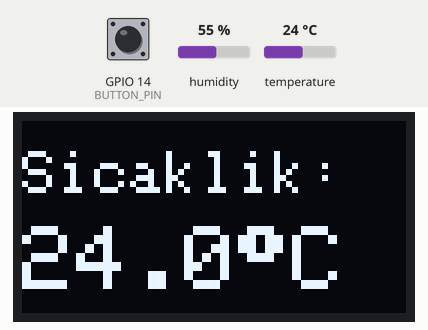
Simulated run of this sketch. Board: ESP32. Shown: 128×64 one-colour display. The test bench sets the inputs (shaded band); at power-on: GPIO 14 (BUTTON_PIN) HIGH, humidity 55 %, temperature 24 °C. WiFi joins after 1.5 s; servers stay silent unless stated; what the sketch prints to the serial monitor is not drawn.

Above: at 5.3 s.
5.4 s: GPIO 14 (BUTTON_PIN) pulled LOW for 0.15 s
At 6.0 s:
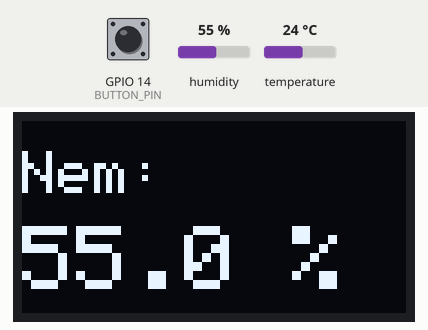
7.0 s: humidity set to 22 %
At 8.5 s:
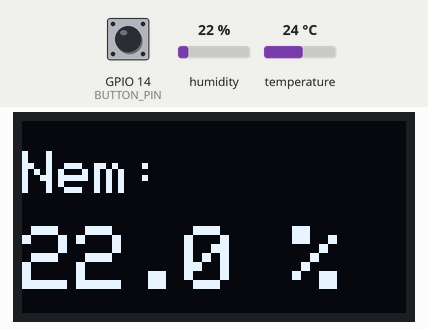
8.8 s: GPIO 14 (BUTTON_PIN) pulled LOW for 1 s
At 10.1 s:
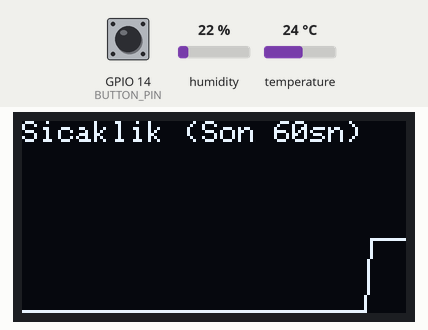
12.8 s: GPIO 14 (BUTTON_PIN) pulled LOW for 0.15 s
At 14.2 s:
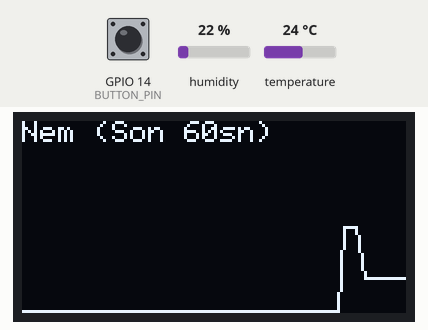
16.9 s: GPIO 14 (BUTTON_PIN) pulled LOW for 3.2 s
At 17.3 s:
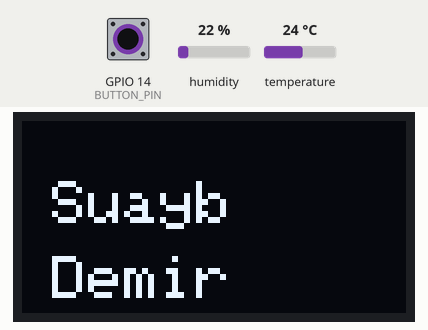
21.6 s: GPIO 14 (BUTTON_PIN) pulled LOW for 0.15 s
At 22.1 s:
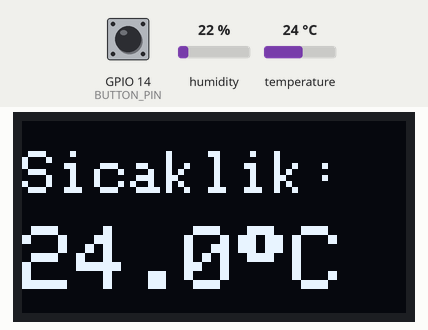
Timing chart, 0 to 24.2 s (numbered marks = the images above; inputs shaded):
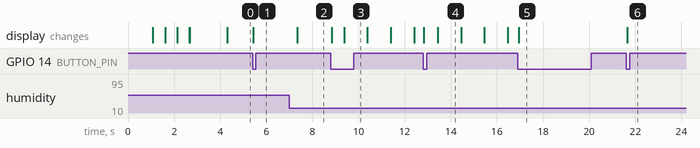

Measured:
- after the input at 5.4 s, the display: changes at once (image 1)
- after the input at 7.0 s, the display: changes after 0.34 s (image 2)
- after the input at 8.8 s, the display: first changes after 0.05 s (image 3 shows a later state)
- after the input at 12.8 s, the display: first changes at once (image 4 shows a later state)
- after the input at 16.9 s, the display: changes at once (image 5)
- after the input at 21.6 s, the display: changes at once (image 6)
- what the display in image 4 shows lasts 1.0 s, from 13.4 s to 14.4 s

The sketch:

sketch_apr12a.ino
```cpp
#include <Wire.h>
#include <Adafruit_GFX.h>
#include <Adafruit_SSD1306.h>
#include <Adafruit_AHTX0.h>
#include <WiFi.h>             // ESP32 WiFi library
#include <WiFiClientSecure.h> // Secure client for Telegram HTTPS
#include <UniversalTelegramBot.h>

// --- Screen Settings ---
#define SCREEN_WIDTH 128
#define SCREEN_HEIGHT 64
#define OLED_RESET    -1 // Reset pin # (or -1 if sharing Arduino reset pin)
Adafruit_SSD1306 display(SCREEN_WIDTH, SCREEN_HEIGHT, &Wire, OLED_RESET);

// --- Sensor Settings ---
Adafruit_AHTX0 aht;

#define BUTTON_PIN 14

// --- WiFi & Telegram Settings ---
#define WIFI_SSID ""
#define WIFI_PASSWORD ""

#define BOT_TOKEN "" // Telegram Bot Token
#define CHAT_ID ""

WiFiClientSecure clientSecure; //Https on!
UniversalTelegramBot bot(BOT_TOKEN, clientSecure);

// --- Time Settings (ms) ---
const unsigned long SENSOR_READ_INTERVAL = 1000;
const unsigned long TELEGRAM_SEND_INTERVAL = 3600000;
const unsigned long TELEGRAM_CHECK_INTERVAL = 20000;

int pageIndex = 0;
unsigned long lastButtonPress = 0; // Son buton basılma zamanı (debounce için)
float tempHistory[60];          // Last 60 seconds data of temperature
float humHistory[60];           // ....... of Humidity
int dataIndex = 0;

unsigned long lastSensorRead = 0;
unsigned long lastTelegramSend = 0;
unsigned long lastTelegramCheck = 0;

void handleButton();
void readSensorAndUpdateHistory();
void sendTelegramMessage(String message);
void handleTelegramMessages(int numNewMessages);
void showTemperature(float temp);
void showHumidity(float hum);
void drawGraph(float *data, const char* label, float minVal, float maxVal);
void showName();
void connectWiFi();

void setup() {
  Serial.begin(115200);
  Serial.println("Sistem baslatiliyor...");

  pinMode(BUTTON_PIN, INPUT_PULLUP);

  if (!aht.begin()) {
    Serial.println("HATA: AHTx0 sensörü bulunamadı!");
    while (1) delay(10);
  }
  Serial.println("AHTx0 sensörü bulundu.");

  if (!display.begin(SSD1306_SWITCHCAPVCC, 0x3C)) {
    Serial.println("HATA: SSD1306 OLED bulunamadı!");
    while (1) delay(10);
  }
  Serial.println("OLED ekran bulundu.");
  display.clearDisplay();
  display.setTextColor(SSD1306_WHITE);
  display.setTextSize(1);
  display.setCursor(0, 0);
  display.print("Baslatiliyor...");
  display.display();
  delay(1000);

  connectWiFi();

  clientSecure.setInsecure();

  Serial.println("Kurulum tamamlandi.");
  lastTelegramSend = millis();
}

void loop() {
  unsigned long currentMillis = millis();

  handleButton();

	//Periodical Sensor Reading!
  if (currentMillis - lastSensorRead >= SENSOR_READ_INTERVAL) {
    lastSensorRead = currentMillis;
    readSensorAndUpdateHistory();
  }

  // Periodical Sends Telegram Update
  if (WiFi.status() == WL_CONNECTED && (currentMillis - lastTelegramSend >= TELEGRAM_SEND_INTERVAL)) {
    lastTelegramSend = currentMillis;
    float latestTemp = tempHistory[(dataIndex - 1 + 60) % 60];
    float latestHum = humHistory[(dataIndex - 1 + 60) % 60];
    String message = "Periyodik Guncelleme:\n";
    message += "Sicaklik: " + String(latestTemp, 1) + " C\n";
    message += "Nem: " + String(latestHum, 1) + " %";
    sendTelegramMessage(message);
  }

  // Scree Update
  display.clearDisplay();
  float displayTemp = tempHistory[(dataIndex - 1 + 60) % 60]; // Gösterim için en son veri
  float displayHum = humHistory[(dataIndex - 1 + 60) % 60];
  switch (pageIndex) {
    case 0: showTemperature(displayTemp); break;
    case 1: showHumidity(displayHum); break;
    case 2: drawGraph(tempHistory, "Sicaklik", 0, 50); break; // Sıcaklık min/max aralığı
    case 3: drawGraph(humHistory, "Nem", 0, 100); break;     // Nem min/max aralığı
    case 4: showName(); break;
  }
  display.display(); // Updating Screen!

  // Periodically telegram messages are checking here!
   if (WiFi.status() == WL_CONNECTED && (currentMillis - lastTelegramCheck >= TELEGRAM_CHECK_INTERVAL)) {
       lastTelegramCheck = currentMillis;
       int numNewMessages = bot.getUpdates(bot.last_message_received + 1);
       if (numNewMessages > 0) {
          Serial.println("Yeni Telegram mesaj(lar)ı alındı.");
          handleTelegramMessages(numNewMessages);
       }
   }

   // If there is not connection try to connect until been connected
   if (WiFi.status() != WL_CONNECTED) {
      Serial.println("WiFi bağlantısı koptu! Tekrar bağlanmaya çalışılıyor...");
      connectWiFi();
   }

  //dont put here delay()!!! Because of microcontroller speed you cannot use . If you does your display screen will no longer run after 2 or 3 pressing to button!!!
}

void connectWiFi() {
  if (WiFi.status() == WL_CONNECTED) {
    return;
  }

  Serial.print("WiFi'ye baglaniliyor ");
  Serial.print(WIFI_SSID);

  WiFi.begin(WIFI_SSID, WIFI_PASSWORD);

  display.clearDisplay();
  display.setTextSize(1);
  display.setCursor(0,0);
  display.println("WiFi Baglaniyor...");
  display.print(WIFI_SSID);
  display.display();

  int চেষ্টা = 0;
  while (WiFi.status() != WL_CONNECTED && চেষ্টা < 20) { // ~10 saniye dene
    delay(500);
    Serial.print(".");
    display.print(".");
    display.display();
    চেষ্টা++;
  }

  if (WiFi.status() == WL_CONNECTED) {
    Serial.println("\nWiFi baglantisi saglandi.");
    Serial.print("IP Adresi: ");
    Serial.println(WiFi.localIP());
    display.clearDisplay();
    display.setCursor(0,0);
    display.println("WiFi Baglandi!");
    display.println(WiFi.localIP());
    display.display();
    delay(1500);
  } else {
    Serial.println("\nWiFi baglantisi kurulamadi!");
    display.clearDisplay();
    display.setCursor(0,0);
    display.println("WiFi Hatasi!");
    display.display();
    delay(1500);
  }
}

void handleButton() {
  static bool lastState = HIGH;
  bool currentState = digitalRead(BUTTON_PIN);

  if (lastState == HIGH && currentState == LOW) {
    unsigned long now = millis();
    // Debounce Controlling
    if (now - lastButtonPress > 300) {
      pageIndex = (pageIndex + 1) % 5; // Pagination
      Serial.print("Butona basildi. Yeni sayfa: ");
      Serial.println(pageIndex);
      lastButtonPress = now;
    }
  }
  lastState = currentState;
}

void readSensorAndUpdateHistory() {
  sensors_event_t humidity, temp;
  if (aht.getEvent(&humidity, &temp)) {
    tempHistory[dataIndex] = temp.temperature;
    humHistory[dataIndex] = humidity.relative_humidity;
    dataIndex = (dataIndex + 1) % 60;
  } else {
    Serial.println("HATA: Sensör verisi okunamadı!");
  }
}

void sendTelegramMessage(String message) {
  if (WiFi.status() == WL_CONNECTED) {
    Serial.print("Telegram'a gonderiliyor: ");
    Serial.println(message);
    if (bot.sendMessage(CHAT_ID, message, "")) {
      Serial.println("Mesaj basariyla gonderildi.");
    } else {
      Serial.println("HATA: Telegram mesajı gonderilemedi!");
    }
  } else {
    Serial.println("HATA: WiFi baglantisi yok, mesaj gonderilemedi.");
  }
}

void handleTelegramMessages(int numNewMessages) {
  for (int i = 0; i < numNewMessages; i++) {
    String chat_id = String(bot.messages[i].chat_id);
    String text = bot.messages[i].text;
    String from_name = bot.messages[i].from_name;

    Serial.print("Gelen Mesaj ("); Serial.print(from_name); Serial.print(", "); Serial.print(chat_id); Serial.print("): "); Serial.println(text);

    // Sadece belirli bir komuta yanıt ver
    if (text.equalsIgnoreCase("hey bot") || text.equalsIgnoreCase("/status")) {
      // En son kaydedilen verileri al
      float currentTemperature = tempHistory[(dataIndex - 1 + 60) % 60];
      float currentHumidity = humHistory[(dataIndex - 1 + 60) % 60];

      String replyMessage = "Merhaba " + from_name + "!\n";
      replyMessage += "Anlik Sicaklik: " + String(currentTemperature, 1) + " C\n";
      replyMessage += "Anlik Nem: " + String(currentHumidity, 1) + " %";

      if (!bot.sendMessage(chat_id, replyMessage, "")) {
         Serial.println("HATA: Telegram yaniti gonderilemedi!");
      } else {
         Serial.println("Telegram yaniti gonderildi.");
      }
    } else {
        String replyMessage = "Anlasilmadi. 'hey bot' veya '/status' komutunu deneyin.";
        bot.sendMessage(chat_id, replyMessage, "");
    }
  }
}

void showTemperature(float temp) {
  display.setTextSize(2);
  display.setCursor(0, 10);
  display.print("Sicaklik:");
  display.setTextSize(3);
  display.setCursor(0, 35);
  display.print(temp, 1);
  display.print((char)247); // For (° )
  display.print("C");
}

void showHumidity(float hum) {
  display.setTextSize(2);
  display.setCursor(0, 10);
  display.print("Nem:");
  display.setTextSize(3);
  display.setCursor(0, 35);
  display.print(hum, 1);
  display.print(" %");
}

void drawGraph(float *data, const char* label, float minVal, float maxVal) {
  display.setTextSize(1);
  display.setCursor(0, 0);
  display.print(label);
  display.print(" (Son 60sn)");

  int graphHeight = SCREEN_HEIGHT - 12;
  int graphYOffset = 12;


  for (int i = 1; i < 60; i++) {

    int i1 = (dataIndex + i - 1 + 60) % 60;
    int i2 = (dataIndex + i + 60) % 60;
    int x1 = map(i - 1, 0, 59, 0, SCREEN_WIDTH - 1);
    int x2 = map(i, 0, 59, 0, SCREEN_WIDTH - 1);

    int y1 = map(data[i1], minVal, maxVal, SCREEN_HEIGHT - 1, graphYOffset);
    int y2 = map(data[i2], minVal, maxVal, SCREEN_HEIGHT - 1, graphYOffset);

    y1 = constrain(y1, graphYOffset, SCREEN_HEIGHT - 1);
    y2 = constrain(y2, graphYOffset, SCREEN_HEIGHT - 1);

    // if (data[i1] > minVal - 1 && data[i2] > minVal - 1) {
       display.drawLine(x1, y1, x2, y2, SSD1306_WHITE);
    // }
  }
}

void showName() {
  display.setTextSize(2);
  display.setCursor(10, 20);
  display.print("Suayb");
  display.setCursor(10, 45);
  display.print("Demir");
}
```
